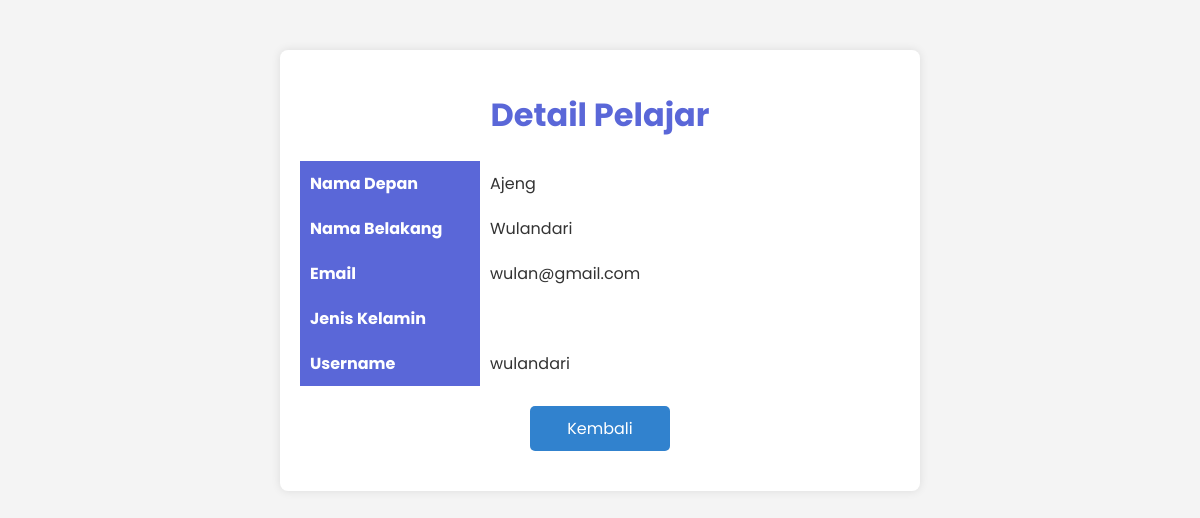
Page /detail_pelajar.php?id=1 (signed in) on the earlier database version.
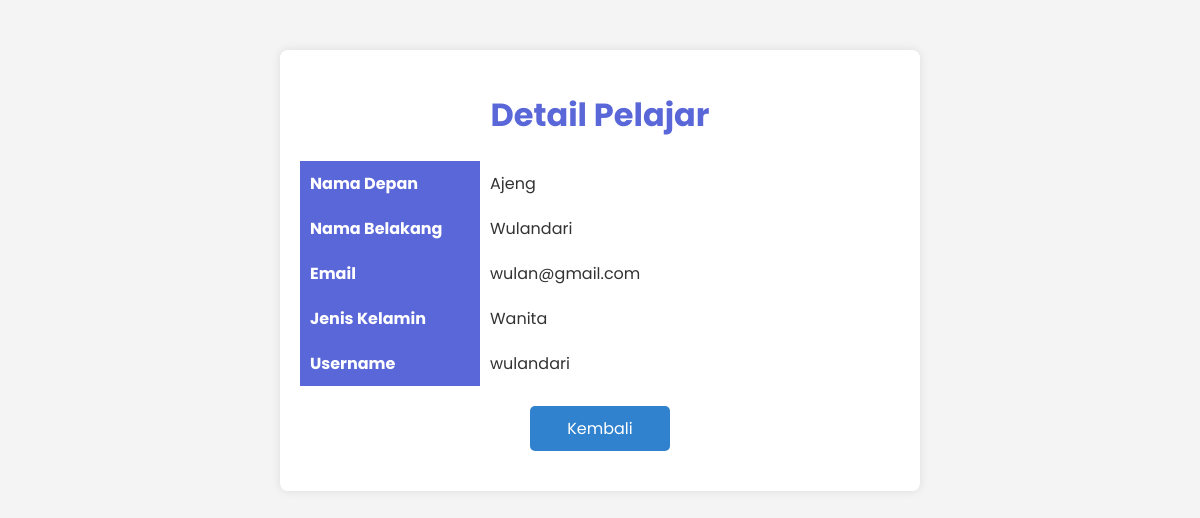
Same page on the later database version.
### tables this page shows
CREATE TABLE `pelajar` (
  `pelajar_id` int(11) NOT NULL,
  `email_pelajar` varchar(255) NOT NULL,
  `username` varchar(100) NOT NULL,
  `password` char(32) NOT NULL,
  `nama_depan` varchar(50) NOT NULL,
  `nama_belakang` varchar(50) NOT NULL,
  `jenis_kelamin` enum('Pria','Wanita') NOT NULL,
  `foto_profil` varchar(255) DEFAULT 'path/to/default-profile-picture.jpg'
);

### detail_pelajar.php (the view, shortened to what this page needs)
<?php
include 'koneksi.php';
$pelajar_id = isset($_GET['id']) ? intval($_GET['id']) : 0;
$sql = "SELECT * FROM pelajar WHERE pelajar_id = $pelajar_id";
$result = $conn->query($sql);
if ($result->num_rows == 1) {
    $row = $result->fetch_assoc();
} else {
    echo "Data tidak ditemukan.";
    exit();
}
?>
<!DOCTYPE html>
<html>
<head>
</head>
<body>
    <div class="container">
        <h1>Detail Pelajar</h1>
        <table>
            <tr>
                <th>Nama Depan</th>
                <td><?php echo htmlspecialchars($row['nama_depan']); ?></td>
            </tr>
            <tr>
                <th>Nama Belakang</th>
                <td><?php echo htmlspecialchars($row['nama_belakang']); ?></td>
            </tr>
            <tr>
                <th>Email</th>
                <td><?php echo htmlspecialchars($row['email_pelajar']); ?></td>
            </tr>
            <tr>
                <th>Jenis Kelamin</th>
                <td><?php echo htmlspecialchars($row['jenis_kelamin']); ?></td>
            </tr>
            <tr>
                <th>Username</th>
                <td><?php echo htmlspecialchars($row['username']); ?></td>
            </tr>
        </table>
        <a href="students_admin.php" class="button-back">Kembali</a>
    </div>
</body>
</html>

Differences in the rows shown:
changed pelajar "Ajeng": jenis_kelamin (not shown) → "Wanita"
